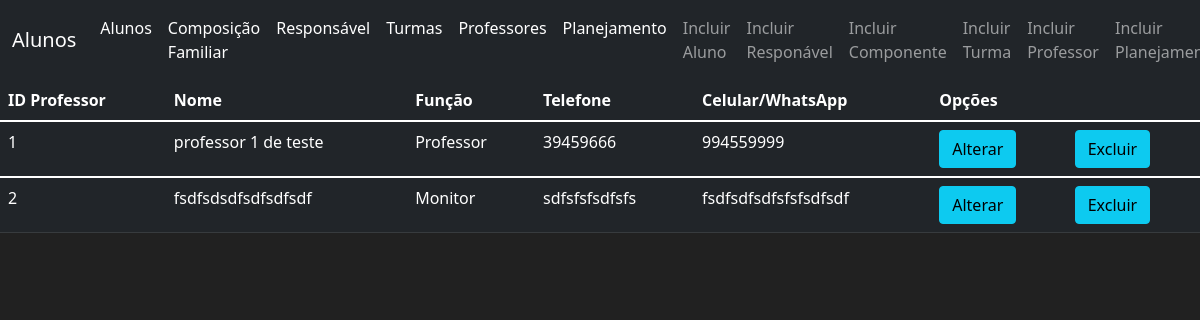
/listagem_professor, run on the app's committed database.
### aluno/models.py (models this page shows)
class Professor(db.Model):
    __tablename__ = 'professor'
    __table_args__ = {'extend_existing': True}
    id = db.Column(db.Integer, primary_key=True, autoincrement=True)
    prof_nome = db.Column(db.String(120))
    prof_funcao = db.Column(db.String(60))
    prof_telefone = db.Column(db.String(20))
    prof_celular = db.Column(db.String(20))

### aluno/routes.py (the view)
@app.route("/listagem_professor", methods=["GET"])
def listagem_professor():
    professores = Professor.query.all()
    return render_template("listagem_professor.html", professores=professores)

### aluno/templates/listagem_professor.html (shortened to what this page needs)
{% extends 'base.html' %}
{% block content %}
<table class="table table-hover table-dark">
    <thead>
        <tr>
            <th scope="col">ID Professor</th>
            <th scope="col">Nome</th>
            <th scope="col">Função</th>
            <th scope="col">Telefone</th>
            <th scope="col">Celular/WhatsApp</th>
            <th scope="col">Opções</th>
            <th scope="col"></th>
        </tr>
    </thead>
    {% for professor in professores %}
    <tbody>
        <tr>
            <td> {{ professor.id }} </td>
            <td> {{ professor.prof_nome }}</td>
            <td> {{ professor.prof_funcao }}</td>
            <td> {{ professor.prof_telefone }}</td>
            <td> {{ professor.prof_celular }}</td>
            <td>
                <button class="btn btn-outline btn-info">Alterar</button>
            </td>
            <td>
                <button class="btn btn-outline btn-info">Excluir</button>
            </td>
        </tr>
    </tbody>
    {% endfor %}
</table>
{% endblock %}

### aluno/templates/base.html (style rules this page uses)
body { background-color: #212121; color: write; }

### data on the page
Professor: id "1", prof_nome "professor 1 de teste", prof_funcao "Professor", prof_telefone "39459666", prof_celular "994559999"
Professor: id "2", prof_nome "fsdfsdsdfsdfsdfsdf", prof_funcao "Monitor", prof_telefone "sdfsfsfsdfsfs", prof_celular "fsdfsdfsdfsfsfsdfsdf"
